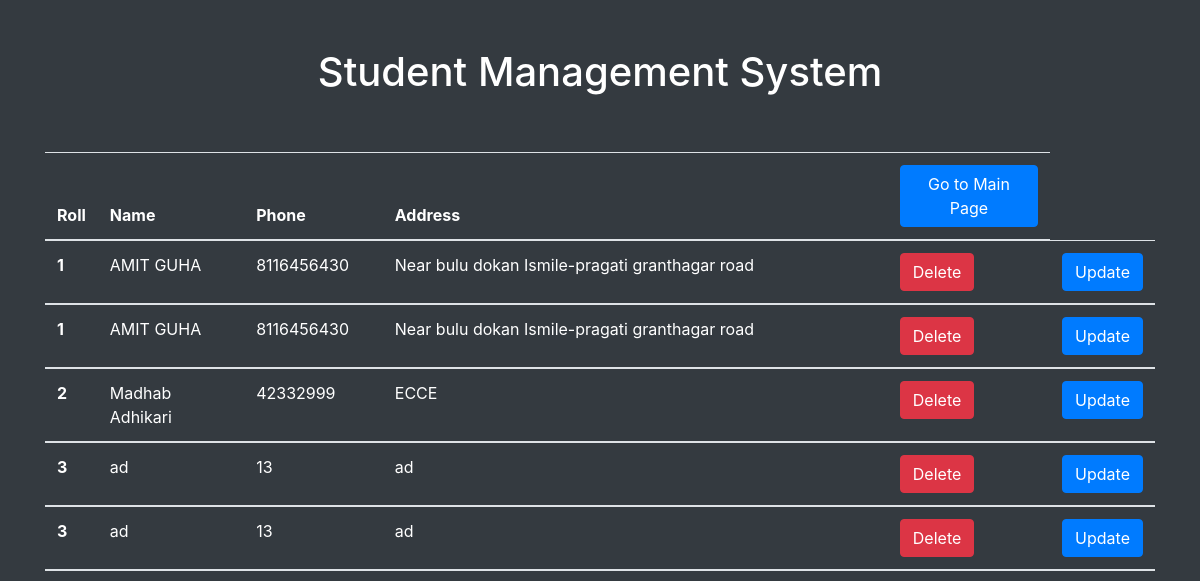
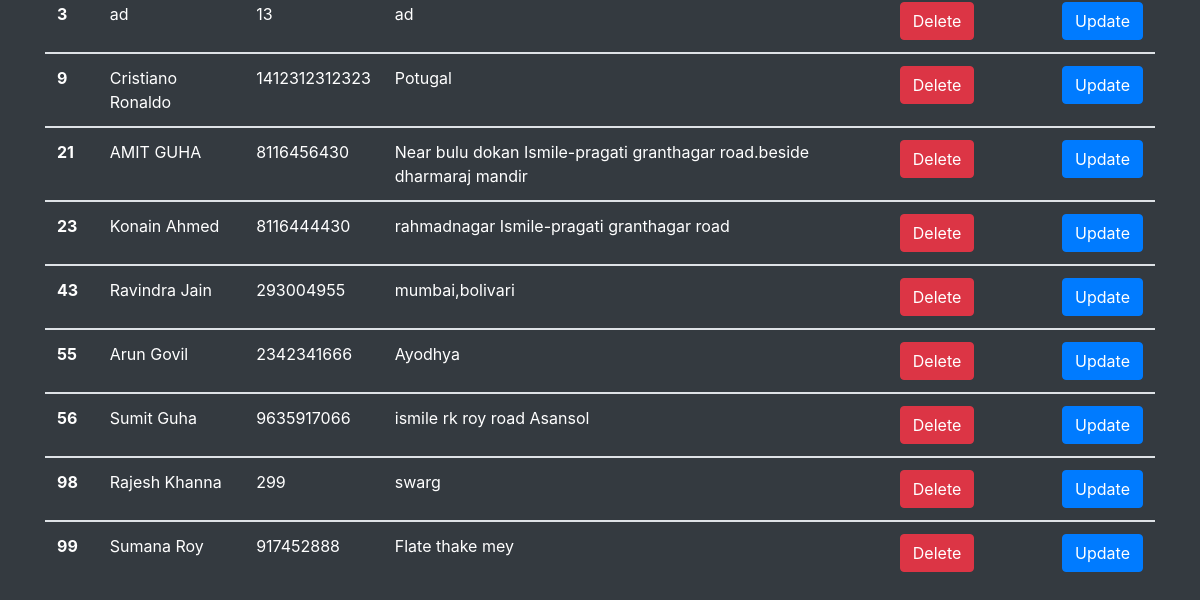
Page /kaka/ on the earlier database version (2 pictures, top to bottom).
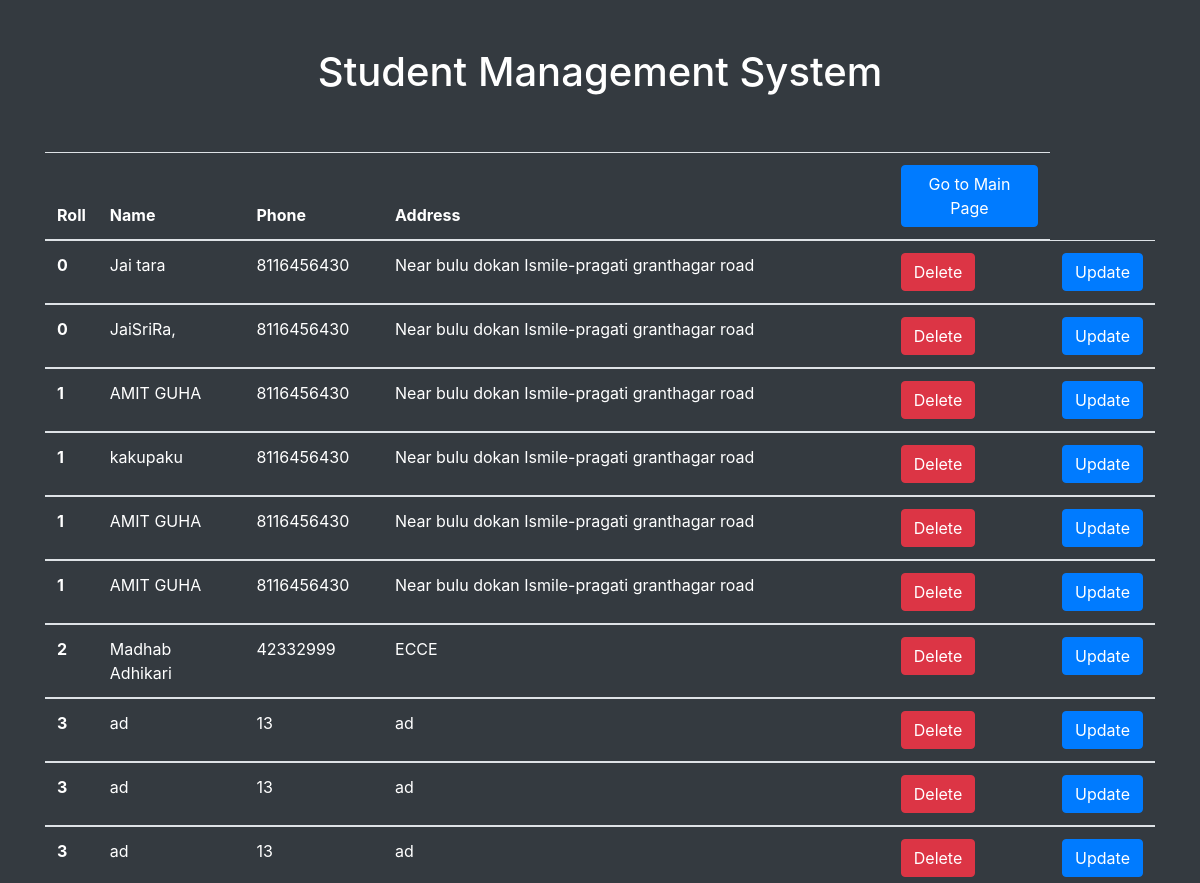
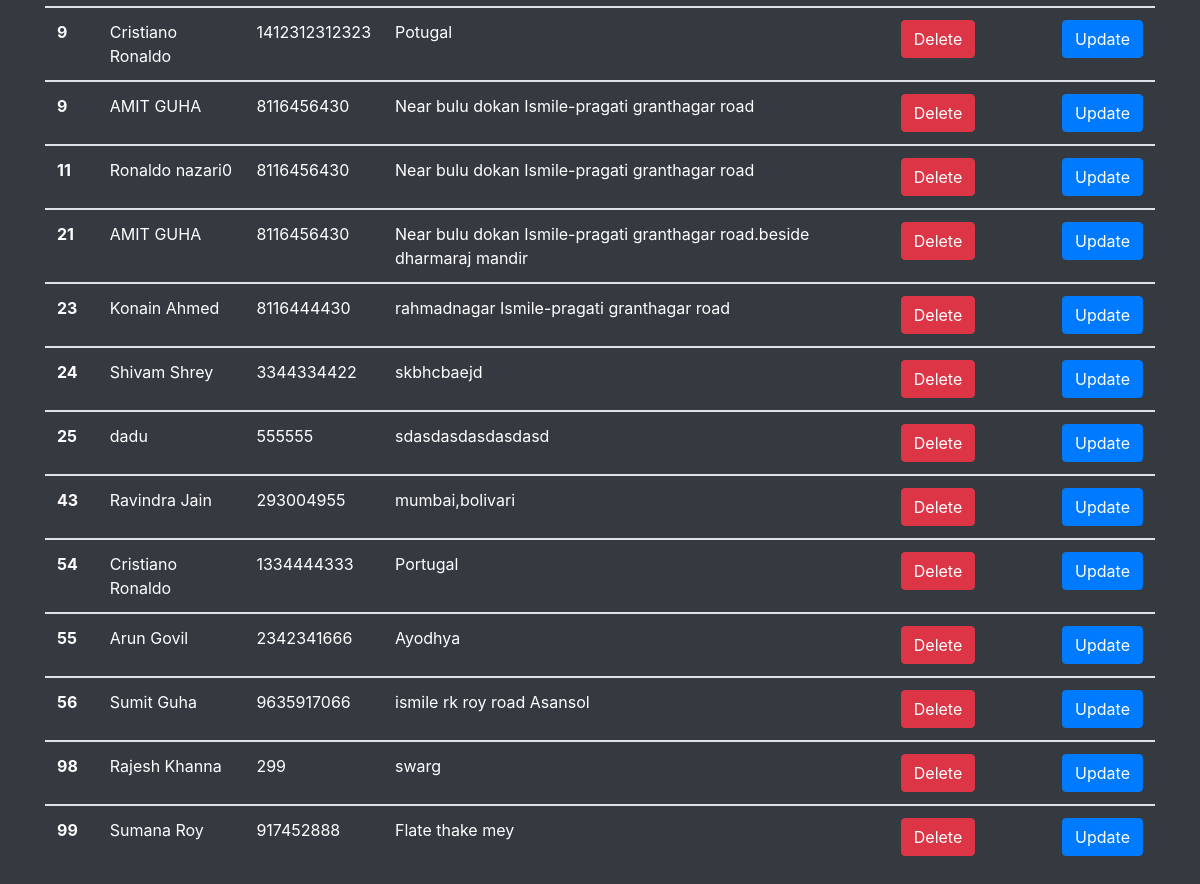
Same page on the later database version (2 pictures, top to bottom).
### studmanage/models.py (models this page shows)
class StudData(models.Model):
    roll=models.IntegerField()
    name=models.CharField(max_length=100)
    phone=models.IntegerField()
    address=models.TextField()

### studmanage/views.py (the view)
# urls.py: path("kaka/",DataListView.as_view(),name="kaka"),
class DataListView(ListView):
    template_name = "list.html"
    context_object_name = "q"
    model = StudData
    queryset = StudData.objects.all()
    ordering = ["roll"]

### templates/list.html (shortened to what this page needs)
{% load static %}
{% load crispy_forms_tags %}
<!DOCTYPE html>
<html lang="en">
<head>
    <link rel="stylesheet" href="https://stackpath.bootstrapcdn.com/bootstrap/4.5.0/css/bootstrap.min.css">
</head>
<body class="bg-dark">
<div class="container">
    <div class="row">
        <div class="col-md-12 text-white  p-5 text-center bg-dark">
            <h1>Student Management System</h1>
        </div>
    </div>
    <div class="row ">
        <div class="col-md-12 mx-auto">
            <table class="table bg-dark table-hover text-white mx-auto">
                <thead>
                <tr>
                    <th>Roll</th>
                    <th>Name</th>
                    <th>Phone</th>
                    <th>Address</th>
                    <th><a class="btn btn-primary text-center" href="{% url '' %}">Go to Main Page</a></th>
                </tr>
                </thead>
                {% for k in q %}
                <tbody>
                <tr>
                    <th>{{k.roll}}</th>
                    <td>{{k.name}}</td>
                    <td>{{k.phone}}</td>
                    <td>{{k.address}}</td>
                    <td><a class="btn btn-danger" href="{% url 'delete' k.id %}">Delete</a> </td>
                    <td><a class="btn btn-primary" href="{% url 'update' k.id %}">Update</a> </td>
                </tr>
                </tbody>
                {% endfor %}
            </table>
        </div>
    </div>
</div>
</body>
</html>

Differences in the rows shown:
added StudData: roll "0", name "Jai tara", phone "8116456430", address "Near bulu dokan Ismile-pragati granthagar road"
added StudData: roll "0", name "JaiSriRa,", phone "8116456430", address "Near bulu dokan Ismile-pragati granthagar road"
added StudData: roll "1", name "kakupaku", phone "8116456430", address "Near bulu dokan Ismile-pragati granthagar road"
added StudData: roll "1", name "AMIT GUHA", phone "8116456430", address "Near bulu dokan Ismile-pragati granthagar road"
added StudData: roll "9", name "AMIT GUHA", phone "8116456430", address "Near bulu dokan Ismile-pragati granthagar road"
added StudData: roll "11", name "Ronaldo nazari0", phone "8116456430", address "Near bulu dokan Ismile-pragati granthagar road"
added StudData: roll "24", name "Shivam Shrey", phone "3344334422", address "skbhcbaejd"
added StudData: roll "25", name "dadu", phone "555555", address "sdasdasdasdasdasd"
added StudData: roll "54", name "Cristiano Ronaldo", phone "1334444333", address "Portugal"
